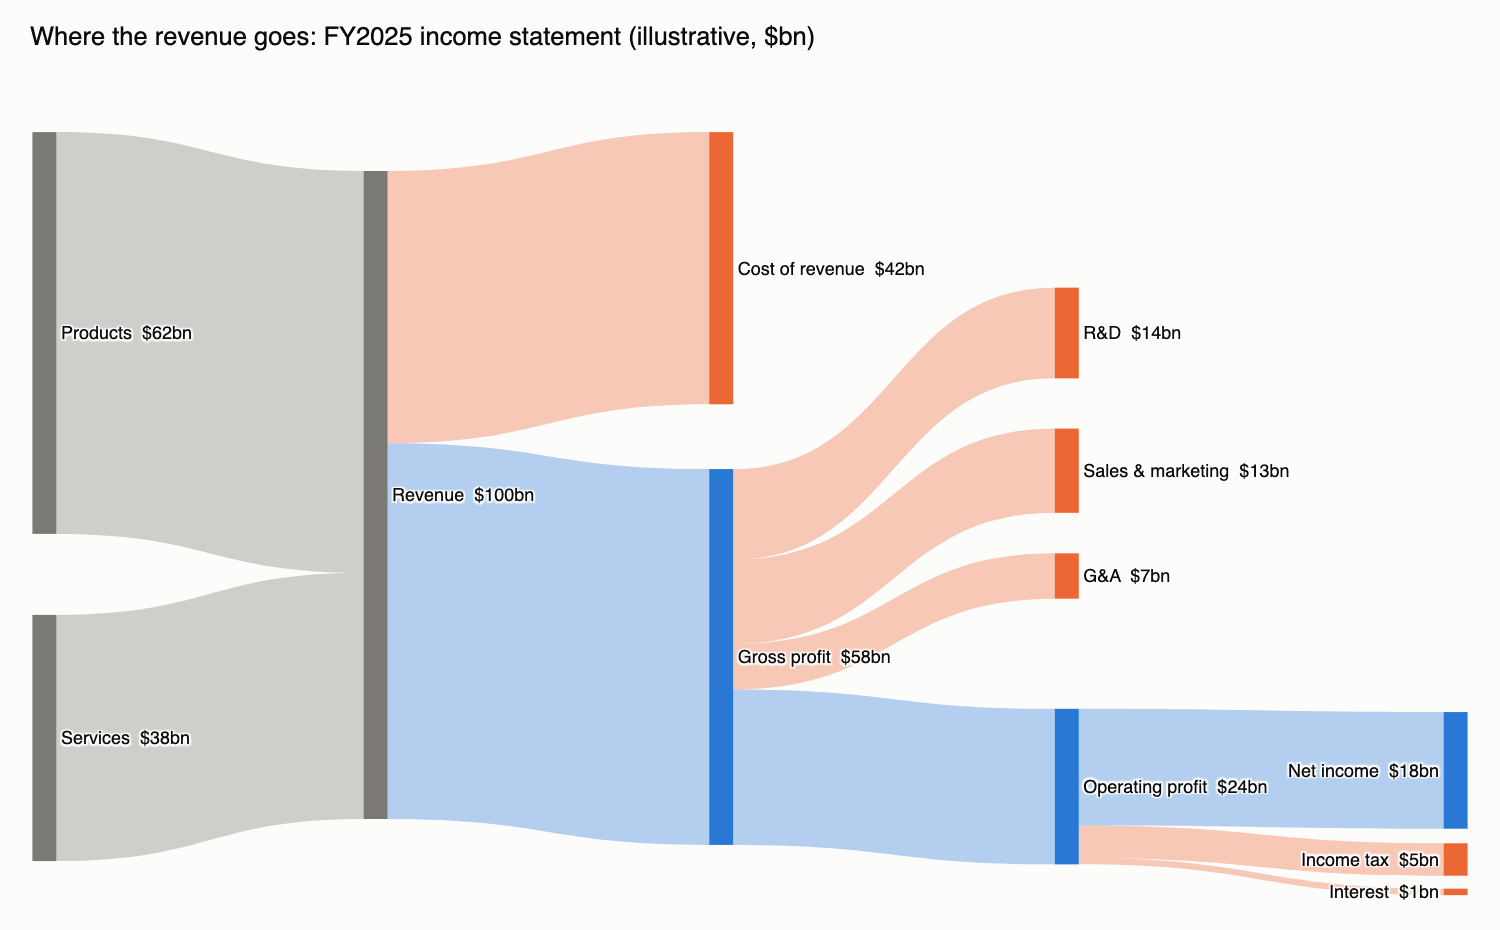

The Python source for this figure:
"""
Income Statement Sankey  -  family: Finance & investment

DESIGN PURPOSE
A Sankey diagram that follows revenue from its segments through cost of
revenue, operating expenses, interest and tax to net income. Band widths are
proportional to dollars, so margins and the biggest cost lines read at a
glance.

WHEN TO USE
  - Explain a company's profit and loss to non-accountants
  - Show where each dollar of revenue goes and which costs dominate
  - Compare segment contribution to total revenue

AVOID WHEN
  - Comparing several companies or years precisely (use a margin table or
    stacked bars)
  - Line items that do not sum (other income, one-offs); reconcile them or add
    an explicit node

ALTERNATIVES
  - Waterfall from revenue to net income
  - Common-size (% of revenue) bar chart

EXAMPLE
A fictional company's fiscal-year P&L in $bn (illustrative): $100bn revenue
from products and services.

NOTE: Educational examples with simulated or historical data. Not investment
advice; past performance does not predict future returns.

Run:  python income_statement_sankey.py
"""
import sys
from pathlib import Path

import numpy as np
import pandas as pd
import plotly.express as px
import plotly.graph_objects as go
import plotly.io as pio

PALETTE = ["#2a78d6", "#eb6834", "#1baf7a", "#eda100",
           "#e87ba4", "#008300", "#6250d6", "#e34948"]
pio.templates["vizlib"] = go.layout.Template(layout=dict(
    colorway=PALETTE, font=dict(family="Helvetica, Arial, sans-serif", size=13, color="#0b0b0b"),
    paper_bgcolor="#fcfcfb", plot_bgcolor="#fcfcfb", title=dict(x=0.02, xanchor="left"),
    xaxis=dict(gridcolor="#e6e5e1", linecolor="#c9c8c3", zeroline=False),
    yaxis=dict(gridcolor="#e6e5e1", linecolor="#c9c8c3", zeroline=False),
))
pio.templates.default = "plotly_white+vizlib"

# --- Example data ------------------------------------------------------------
links = pd.DataFrame([
    ("Products", "Revenue", 62), ("Services", "Revenue", 38),
    ("Revenue", "Gross profit", 58), ("Revenue", "Cost of revenue", 42),
    ("Gross profit", "Operating profit", 24), ("Gross profit", "R&D", 14),
    ("Gross profit", "Sales & marketing", 13), ("Gross profit", "G&A", 7),
    ("Operating profit", "Net income", 18), ("Operating profit", "Income tax", 5),
    ("Operating profit", "Interest", 1),
], columns=["source", "target", "value_bn"])
links

# --- Plot --------------------------------------------------------------------
nodes = list(dict.fromkeys(links["source"].tolist() + links["target"].tolist()))
profit = {"Gross profit", "Operating profit", "Net income"}
cost = {"Cost of revenue", "R&D", "Sales & marketing", "G&A", "Income tax", "Interest"}


def rgba(hex_color, alpha):
    h = hex_color.lstrip("#")
    return f"rgba({int(h[0:2], 16)}, {int(h[2:4], 16)}, {int(h[4:6], 16)}, {alpha})"


def node_color(n, alpha=1.0):
    return rgba(PALETTE[0] if n in profit else PALETTE[1] if n in cost else "#7a7974", alpha)


inflow = links.groupby("target")["value_bn"].sum()
outflow = links.groupby("source")["value_bn"].sum()
totals = {n: max(inflow.get(n, 0), outflow.get(n, 0)) for n in nodes}
idx = {n: i for i, n in enumerate(nodes)}
stage_x = {"Products": 0.01, "Services": 0.01, "Revenue": 0.24, "Gross profit": 0.48, "Cost of revenue": 0.48,
           "Operating profit": 0.72, "R&D": 0.72, "Sales & marketing": 0.72, "G&A": 0.72,
           "Net income": 0.99, "Income tax": 0.99, "Interest": 0.99}
stage_y = {"Products": 0.3, "Services": 0.8, "Revenue": 0.5, "Cost of revenue": 0.22, "Gross profit": 0.7,
           "R&D": 0.3, "Sales & marketing": 0.47, "G&A": 0.6, "Operating profit": 0.86,
           "Net income": 0.84, "Income tax": 0.95, "Interest": 0.99}   # costs above, profit along the bottom
fig = go.Figure(go.Sankey(
    arrangement="fixed",
    node=dict(label=[f"{n}  ${totals[n]:.0f}bn" for n in nodes], color=[node_color(n) for n in nodes],
              x=[stage_x[n] for n in nodes], y=[stage_y[n] for n in nodes],
              pad=18, thickness=16, line=dict(width=0)),
    link=dict(source=links["source"].map(idx), target=links["target"].map(idx), value=links["value_bn"],
              color=[node_color(t, 0.35) for t in links["target"]],
              hovertemplate="%{source.label} → %{target.label}<extra></extra>"),
))
fig.update_layout(title="Where the revenue goes: FY2025 income statement (illustrative, $bn)",
                  height=540, margin=dict(l=20, r=20, t=60, b=20), font_size=12)

# --- Save / show -------------------------------------------------------------
out = Path(__file__).with_name(Path(__file__).stem + ".html")
fig.write_html(out, include_plotlyjs="cdn")
try:  # static preview; needs kaleido + a local Chrome
    fig.write_image(out.with_suffix(".png"), width=1000, height=620, scale=1.5)
except Exception:
    pass
print(f"saved {out}")
if "--no-show" not in sys.argv:
    fig.show()
